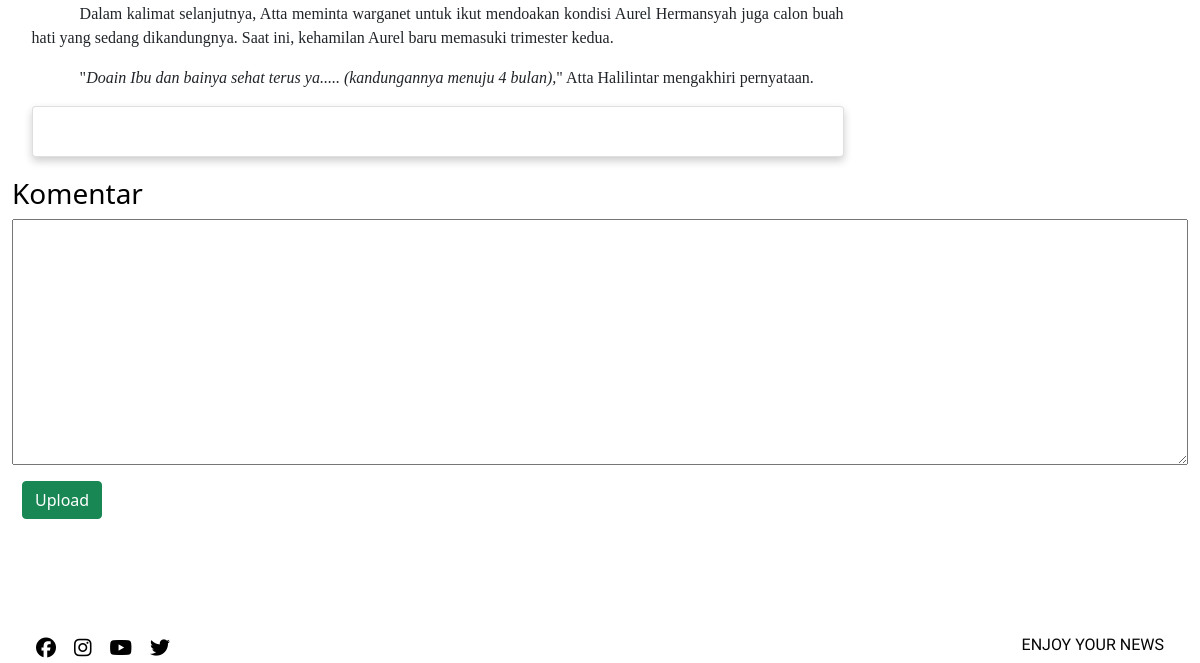
/bidang/show.php?judul=Selamat Aurel Hermansyah Hamil Anak Kedua, Atta Ha (signed in, lower part), run on an earlier commit of the app's database.
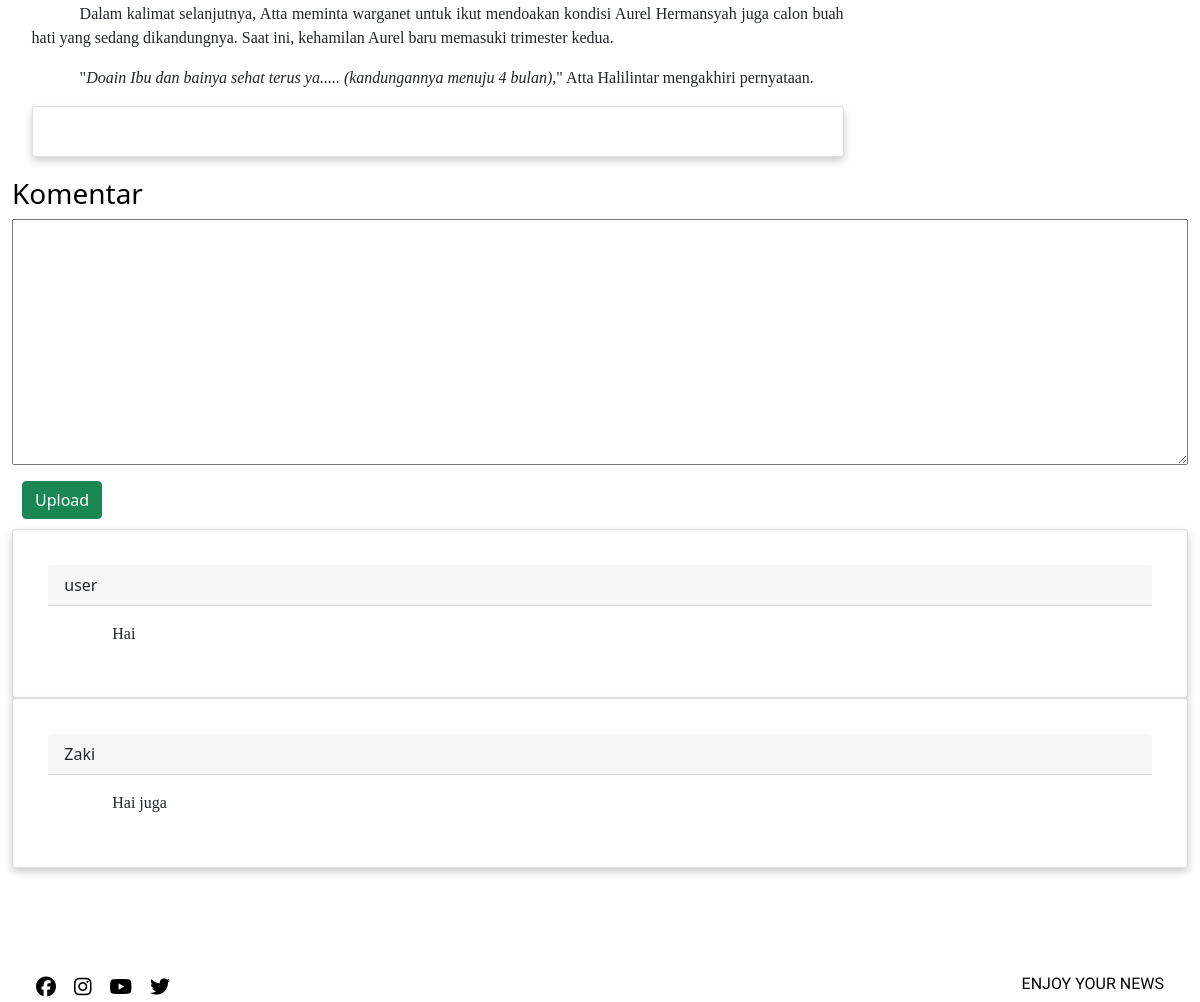
And on a later commit of the database.
### tables this page shows
CREATE TABLE `berita` (
  `ID_Berita` int(11) NOT NULL,
  `ID_Admin` int(11) NOT NULL,
  `Jenis` varchar(50) NOT NULL,
  `Gambar` varchar(100) NOT NULL,
  `Judul` varchar(100) NOT NULL,
  `Tanggal` date NOT NULL,
  `Isi` varchar(5000) NOT NULL
);

CREATE TABLE `komentar` (
  `ID_komen` int(11) NOT NULL,
  `ID_Admin` int(11) NOT NULL,
  `ID_Berita` int(11) NOT NULL,
  `Nama` varchar(50) NOT NULL,
  `Isi` varchar(1000) NOT NULL
);

### bidang/show.php (the view, shortened to what this page needs)
<!DOCTYPE html>
<html lang="en">
<head>
  <link rel="stylesheet" href="../assets/style.css">
  <link href="https://cdn.jsdelivr.net/npm/bootstrap@5.0.2/dist/css/bootstrap.min.css"
  rel="stylesheet"
>
</head>
<body>
  <?php
    require "../db/koneksi.php";
    if (isset($_GET['judul'])) {
    $judul = $_GET['judul'];
    $result = mysqli_query($conn,"SELECT*FROM berita WHERE Judul ='$judul'");
    }
  ?>
<div style="width:100%;">
<br>
<main>
<div id="content" style="margin-left:1%; width:70%;">
<?php
while($row=mysqli_fetch_assoc($result)){
    $berita=$row['ID_Berita'];
    $komen = mysqli_query($conn,"SELECT*FROM komentar WHERE ID_Berita = '$berita'");
    echo "<img src='../db/".$row['Gambar']."' style='width:100%' class='featured-image' alt=''>
    <h3>".$judul."</h3>
    <p>".nl2br($row["Isi"])."</p>";
}?>
<article class="card">
</article>
</div>
</main>
</div>
<?php
if($_SESSION["user"] == 'user'){
?>
  <div class="container-fluid">
    <h3>Komentar</h3>
    <div>
      <form action="komen.php" method="POST">
        <textarea name="komentar" id="" rows="10" style="width:100%;"></textarea>
        <button class="btn btn-success" type="submit" name="tambah" style="margin:10px;">Upload</button>
      </form>
    </div>
    <?php
    while($row=mysqli_fetch_assoc($komen)){
    echo '<div class="card">
          <div class="card-header">
            '.$row["Nama"].'
          </div>
          <div class="card-body">
            <p class="card-text">'.$row["Isi"].'</p>
          </div>
          </div>';
        }
  ?>
  </div>
<?php
}
?>
<link rel="stylesheet" href="https://cdnjs.cloudflare.com/ajax/libs/font-awesome/4.7.0/css/font-awesome.min.css">
<footer>
<div class="footers">
  <a href="#"><i class="fa fa-facebook"></i></a>
  <a href="#"><i class="fa fa-instagram"></i></a>
  <a href="#"><i class="fa fa-youtube"></i></a>
  <a href="#"><i class="fa fa-twitter"></i></a>
  <div class="cp">ENJOY YOUR NEWS</div>
</div>
</footer>
</body>
</html>

What changed in the data, as far as the page shows it:
added komentar: Nama "user", Isi "Hai"
added komentar: Nama "Zaki", Isi "Hai juga"
